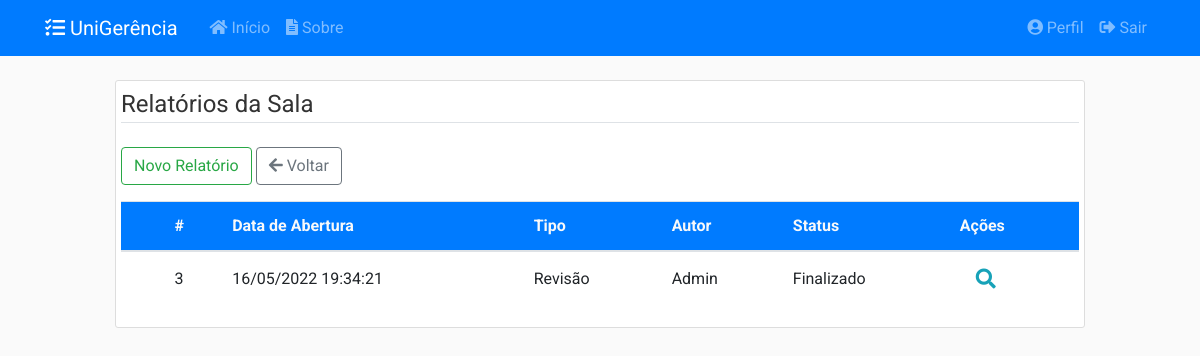
Before: /salas/1/relatorios (signed in) with the older database file.
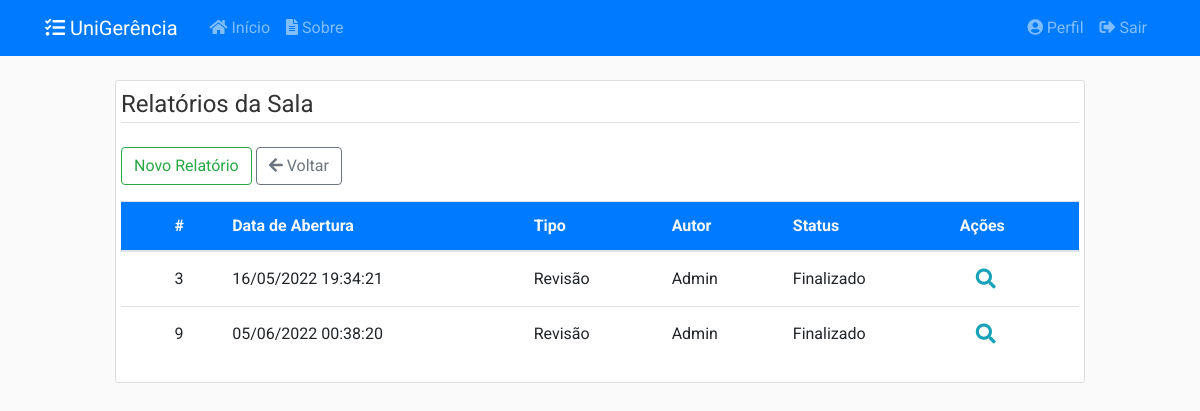
After: the same page with the newer database file.
### app/models/relatorios.py (models this page shows, shortened)
class Relatorio(db.Model):
    __tablename__ = 'relatorios'
    __table_args__ = {'extend_existing': True}
    id = db.Column(db.Integer, primary_key=True)
    tipo_relatorio = db.Column(db.Enum(TipoRelatorio))
    conteudo = db.Column(db.Text, nullable=False)
    manutencao = db.Column(db.Boolean, nullable=False, default=False)
    detalhes = db.Column(db.Text, nullable=False)
    status = db.Column(db.Enum(Status), server_default='ABERTO')
    data_abertura = db.Column(db.DateTime, nullable=False,
                              default=datetime.now().astimezone(fuso_horario))
    data_atualizacao = db.Column(db.DateTime, nullable=True)
    data_finalizacao = db.Column(db.DateTime, nullable=True)
    ativo = db.Column(db.Boolean, nullable=False, default=True)
    usuario_id = db.Column(db.Integer, db.ForeignKey('usuarios.id'),
                           nullable=False)
    tipo = db.Column(db.String(50)) # discriminador
    __mapper_args__ = {
        'polymorphic_identity': 'RELATORIO',
        'polymorphic_on': tipo
    }

class RelatorioSala(Relatorio):
    __tablename__ = 'relatorios_sala'
    id = db.Column(db.Integer, db.ForeignKey('relatorios.id'), primary_key=True)
    reforma = db.Column(db.Boolean, nullable=False, default=False)
    __mapper_args__ = {
        'polymorphic_identity': 'SALA'
    }
    sala_id = db.Column(db.Integer, db.ForeignKey('salas.id'),
                           nullable=True)
    sala = db.relationship('Sala', back_populates='relatorios')
    def recupera_tudo_sala(sala):
        return RelatorioSala.query.filter_by(
            sala_id=sala.id).filter_by(ativo=True).all()

class Relatorio(db.Model):
    __tablename__ = 'relatorios'
    __table_args__ = {'extend_existing': True}
    id = db.Column(db.Integer, primary_key=True)
    tipo_relatorio = db.Column(db.Enum(TipoRelatorio))
    conteudo = db.Column(db.Text, nullable=False)
    manutencao = db.Column(db.Boolean, nullable=False, default=False)
    detalhes = db.Column(db.Text, nullable=False)
    status = db.Column(db.Enum(Status), server_default='ABERTO')
    data_abertura = db.Column(db.DateTime, nullable=False,
                              default=datetime.now().astimezone(fuso_horario))
    data_atualizacao = db.Column(db.DateTime, nullable=True)
    data_finalizacao = db.Column(db.DateTime, nullable=True)
    ativo = db.Column(db.Boolean, nullable=False, default=True)
    usuario_id = db.Column(db.Integer, db.ForeignKey('usuarios.id'),
                           nullable=False)
    tipo = db.Column(db.String(50)) # discriminador
    __mapper_args__ = {
        'polymorphic_identity': 'RELATORIO',
        'polymorphic_on': tipo
    }

### app/models/usuarios.py (models this page shows, shortened)
class Usuario(db.Model, UserMixin):
    __tablename__ = 'usuarios'
    __table_args__ = {'extend_existing': True}
    id = db.Column(db.Integer, primary_key=True)
    nome = db.Column(db.String(100), nullable=False)
    identificacao = db.Column(db.String(20), unique=True, nullable=False)
    email = db.Column(db.String(100), unique=True, nullable=False)
    senha = db.Column(db.String(60), nullable=False)
    data_cadastro = db.Column(db.DateTime, nullable=False,
                              default=datetime.now().astimezone(fuso_horario))
    data_atualizacao = db.Column(db.DateTime, nullable=True)
    tipo = db.Column(db.Enum(TipoUsuario), nullable=False)
    ativo = db.Column(db.Boolean, nullable=False, default=True)
    imagem_perfil = db.Column(db.String(20), nullable=False,
                              default='default.jpg')
    posts = db.relationship('Post', backref='autor',
                            foreign_keys='Post.usuario_id', lazy=True)
    recipiente = db.relationship('Post', backref='destinatario',
                                 foreign_keys='Post.destinatario_id', lazy=True)
    solicitacoes = db.relationship('Solicitacao', backref='autor', lazy=True)
    relatorios = db.relationship('Relatorio', backref='autor', lazy=True)
    @staticmethod
    def verifica_admin(usuario):
        if usuario.tipo.name == 'ADMIN':
            return True
        else:
            return False

### app/controllers/salas.py (the view)
@salas.route("/<int:sala_id>/relatorios", methods=['GET', 'POST'])
@login_required
@admin_required
def relatorios(sala_id):
    sala = Sala.recupera_id(sala_id)
    relatorios = RelatorioSala.recupera_tudo_sala(sala)
    return render_template('salas/relatorios.html',
                           title='Relatórios da Sala',
                           legend='Relatórios da Sala',
                           relatorios=relatorios, sala_id=sala_id)

### app/models/salas.py (called while the page is built)
    def recupera_id(sala_id):
        return Sala.query.filter_by(id=sala_id).filter_by(ativo=True).first_or_404()

### app/models/usuarios.py (called while the page is built)
@login_manager.user_loader
def load_user(user_id):
    return Usuario.query.get(int(user_id))

def admin_required(f):
    @wraps(f)
    def wrap(*args, **kwargs):
        if Usuario.verifica_admin(current_user):
            return f(*args, **kwargs)
        else:
            flash('Você não tem autorização para acessar esta página.', 'danger')
        return redirect(url_for('principal.inicio'))
    return wrap

### app/templates/salas/relatorios.html
{% extends "layout.html" %}
{% block inicio %}
<div class="content-section">
    <form method="POST" action="">
        <fieldset class="form-group">
            <legend class="border-bottom mb-2">Relatórios da Sala</legend>
        </fieldset>
        <div class="form-group mb-3">
            <a class="btn btn-outline-success" href="{{ url_for('salas.novo_relatorio', sala_id=sala_id) }}">Novo Relatório</a>
            <a class="btn btn-outline-secondary" href="{{ url_for('principal.inicio', tab=4) }}"><i class="fas fa-arrow-left"></i> Voltar</a>
        </div>
    </form>
    {% include 'salas/tabela/relatorios.html' %}
</div>
{% endblock inicio %}

### app/templates/salas/tabela/relatorios.html (shortened to what this page needs)
<table id="table-relatorios-eqp" class="table display dt-responsive nowrap table-hover table-responsive-md" style="width:100%;height:100%">
    <thead>
    <tr class="bg-primary text-light">
        <th class="align-middle"></th>
        <th class="align-middle">#</th>
        <th class="align-middle">Data de Abertura</th>
        <th class="align-middle">Tipo</th>
        <th class="align-middle">Autor</th>
        <th class="align-middle">Status</th>
        <th class="align-middle">Ações</th>
    </tr>
    </thead>
    <tbody>
        {% for relatorio in relatorios %}
        <tr>
            <td class="align-middle"></td>
            <td class="align-middle">{{ relatorio.id }}</td>
            <td class="align-middle">{{ relatorio.data_abertura.strftime('%d/%m/%Y %H:%M:%S') }}</td>
            <td class="align-middle">{{ relatorio.tipo_relatorio.value }}</td>
            <td class="align-middle">{{ relatorio.autor.nome }}</td>
            <td class="align-middle">{{ relatorio.status.value }}</td>
            <td class="align-middle">
                <a class="btn-lg btn-outline-info" href="#" data-toggle="modal" data-target="#visualizarRelatorio{{ relatorio.id }}"><i class="fas fa-search"></i></a>
            </td>
        </tr>
        {% endfor %}
    </tbody>
</table>

Changed rows visible on the page:
added RelatorioSala: id "9", data_abertura "05/06/2022 00:38:20", tipo_relatorio.value "Revisão", autor.nome "Admin", status.value "Finalizado"
